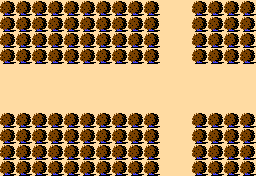

Below is a game level as drawn by its tile map, then a one-line description and the .tmx file that defines it, in full:
An orthogonal 16x11 tile map with 16x16 px tiles, 1 tile layer (Tile Layer 1).

<map version="1.10" tiledversion="1.10.0" orientation="orthogonal" renderorder="right-down" width="16" height="11" tilewidth="16" tileheight="16" infinite="0" nextlayerid="2" nextobjectid="1">
 <tileset firstgid="1" source="../Tileset1.tsx" />
 <layer id="1" name="Tile Layer 1" width="16" height="11">
  <data encoding="csv">
20,20,20,20,20,20,20,20,20,20,1,1,20,20,20,20,
20,20,20,20,20,20,20,20,20,20,1,1,20,20,20,20,
20,20,20,20,20,20,20,20,20,20,1,1,20,20,20,20,
20,20,20,20,20,20,20,20,20,20,1,1,20,20,20,20,
1,1,1,1,1,1,1,1,1,1,1,1,1,1,1,1,
1,1,1,1,1,1,1,1,1,1,1,1,1,1,1,1,
1,1,1,1,1,1,1,1,1,1,1,1,1,1,1,1,
20,20,20,20,20,20,20,20,20,20,1,1,20,20,20,20,
20,20,20,20,20,20,20,20,20,20,1,1,20,20,20,20,
20,20,20,20,20,20,20,20,20,20,1,1,20,20,20,20,
20,20,20,20,20,20,20,20,20,20,1,1,20,20,20,20
</data>
 </layer>
<properties><property type="int" name="enemyCount" value="4" /><property type="int" name="enemyStrength" value="1" /></properties></map>
